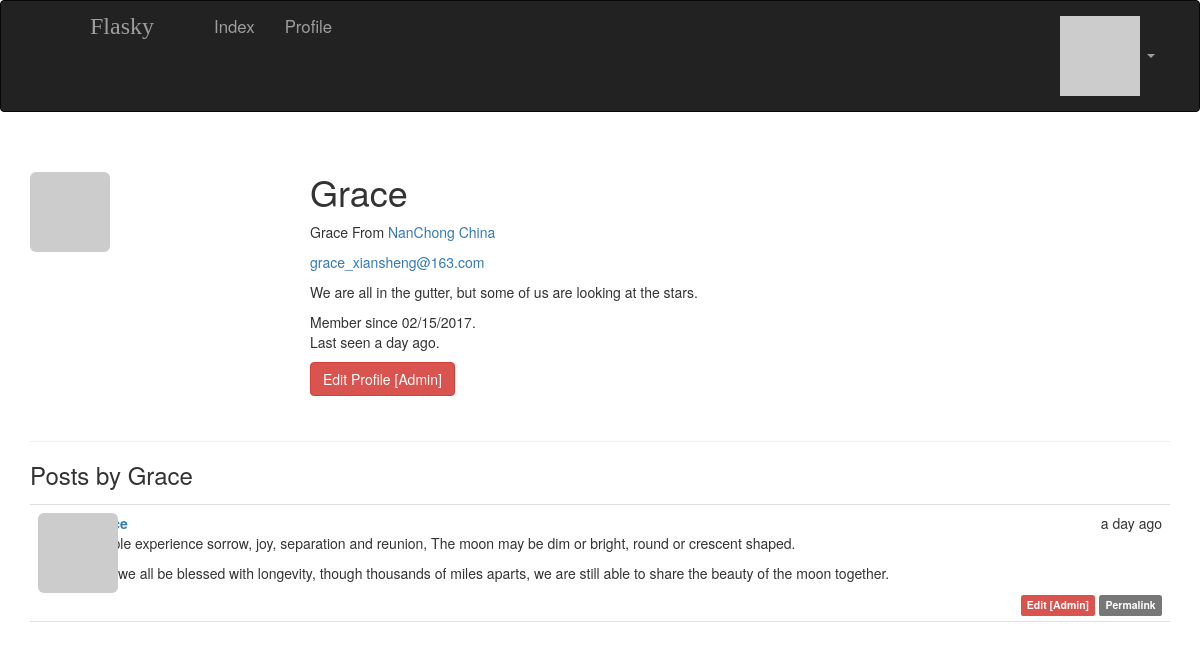
Screenshot of /user/Grace (signed in) with the database file from the repository.
### app/models.py (models this page shows, shortened)
class User(UserMixin, db.Model):
    __tablename__ = 'users'
    id = db.Column(db.Integer, primary_key=True)
    username = db.Column(db.String(64), unique=True, index=True)
    role_id = db.Column(db.Integer, db.ForeignKey('roles.id'))
    password_hash = db.Column(db.String(128))#密码散列
    email = db.Column(db.String(64), unique=True, index=True)#用户使用电子邮件登录
    name = db.Column(db.String(64))
    location = db.Column(db.String(64))
    about_me = db.Column(db.Text())#Text与String的区别就是不需要指定最大长度
    member_since = db.Column(db.DateTime(), default=datetime.utcnow)
    last_seen = db.Column(db.DateTime(), default=datetime.utcnow)
    avatar_hash = db.Column(db.String(32))
    posts = db.relationship('Post', backref='author', lazy='dynamic')
    @property
    def password(self):
        raise AttributeError('password is not a readable attribute')
    def can(self, permissions):
        return self.role is not None and (self.role.permissions & permissions) == permissions
    def is_administrator(self):
        return self.can(Permission.ADMINISTER)
    def ping(self):
        self.last_seen = datetime.utcnow()
        db.session.add(self)
    def gravatar(self, size=100, default='identicon', rating='g'):
        if request.is_secure:
            url = 'https://secure.gravatar.com/avatar'
        else:
            url = 'http://secure.gravatar.com/avatar'
        hash = self.avatar_hash or hashlib.md5(self.email.encode('utf-8')).hexdigest()
        return '{url}/{hash}?s={size}&d={default}&r={rating}'.format(url=url, hash=hash, size=size, default=default, rating=rating)

class Post(db.Model):
    __tablename__ = 'posts'
    id = db.Column(db.Integer, primary_key=True)
    body = db.Column(db.Text)
    timestamp = db.Column(db.DateTime, index=True, default=datetime.utcnow)
    author_id = db.Column(db.Integer, db.ForeignKey('users.id'))
    body_html = db.Column(db.Text)#在Post模型中处理MarkDown文本

### app/main/views.py (the view)
@main.route('/user/<username>')
def user(username):
    user = User.query.filter_by(username=username).first_or_404()
    posts = user.posts.order_by(Post.timestamp.desc()).all()
    return render_template('user.html', user=user, posts=posts)

### app/auth/views.py (called while the page is built)
@auth.before_app_request
def before_request():
    if current_user.is_authenticated:
        current_user.ping()

### app/main/__init__.py (called while the page is built)
@main.app_context_processor
def inject_permissions():
    return dict(Permission=Permission)

### app/models.py (called while the page is built)
@login_manager.user_loader#加载用户回调函数
def load_user(user_id):
    return User.query.get(int(user_id))

### app/templates/user.html (shortened to what this page needs)
{% extends "base.html" %}
{% import "_macros.html" as macros %}
{% block page_content %}
<div class="page-header">
    <img alt="头像" class="img-rounded profile-thumbnail" src="{{ user.gravatar(size=256) }}">
    <div class="profile-header">
    <h1>{{ user.username }}</h1>
    {% if user.name or user.location %}
        <p>
            {% if user.name %}
                {{ user.name }}
            {% endif %}
            {% if user.location %}
                From <a href="http://maps.google.com/?q={{ user.location }}" target="_blank">
                    {{ user.location }}
                    </a>
            {% endif %}
        </p>
    {% endif %}
    {% if current_user.is_administrator() %}
        <p>
            <a href="mailto:{{ user.email }}">{{ user.email }}</a>
        </p>
    {% endif %}
    {% if user.about_me %}
        <p>{{ user.about_me }}</p>
    {% endif %}
    <p>
        Member since {{ moment(user.member_since).format('L') }}.<br>
        Last seen {{ moment(user.last_seen).fromNow() }}.
    </p>
    <p>
        {% if current_user.is_administrator() %}
            <a class="btn btn-danger" href="{{ url_for('.edit_profile_admin', id=user.id) }}">
                Edit Profile [Admin]
            </a>
        {% endif %}
    </p>
    </div>
</div>
<h3>Posts by {{ user.username }}</h3>
    {% include '_posts.html' %}
{% endblock %}

### app/templates/_posts.html (shortened to what this page needs)
<ul class="posts">
    {% for post in posts %}
        <li class="post">
            <div class="post-thumbnail">
                <a href="{{ url_for('.user', username=post.author.username) }}">
                    <img class="img-rounded profile-thumbnail" src="{{ post.author.gravatar(size=40) }}">
                </a>
            </div>
            <div class="post-content">
                <div class="post-date">{{ moment(post.timestamp).fromNow() }}</div>
                <div class="post-author">
                <a href="{{ url_for('.user', username=post.author.username) }}">
                </a>
                </div>
                <div class="post-body">
                {% if post.body_html %}
                    {{ post.body_html | safe  }}
                {% else %}
                    {{ post.body }}
                {% endif %}
                </div>
                <div class="post-footer">
                    {% if current_user == post.author %}
                        <a href="{{ url_for('.edit', id=post.id) }}">
                            <span class="label label-primary">Edit</span>
                        </a>
                    {% elif current_user.is_administrator() %}
                        <a href="{{ url_for('.edit', id=post.id) }}">
                            <span class="label label-danger">Edit [Admin]</span>
                        </a>
                    {% endif %}
                        <a href="{{ url_for('.post', id=post.id) }}">
                        <span class="label label-default">Permalink</span>
                        </a>
                </div>
            </div>
        </li>
    {% endfor %}
</ul>

### app/static/styles.css (style rules this page uses)
.profile-thumbnail { position: absolute; }
.profile-header { min-height: 260px; margin-left: 280px; }
ul.posts { list-style-type: none; padding: 0px; margin: 16px 0px 0px 0px; border-top: 1px solid #e0e0e0; }
ul.posts li.post { padding: 8px; border-bottom: 1px solid #e0e0e0; }
div.post-date { float: right; }
div.post-author { font-weight: bold; margin-left: 50px; }
div.post-thumbnail { position: absolute; }
div.post-body { margin-left: 50px; min-height: 48px; }
div.post-footer { text-align: right; }

### rows the page displays
User: username "Grace", name "Grace", location "NanChong China", email "grace_xiansheng@163.com", about_me "We are all in the gutter, but some of us are looking at the stars.", member_since "02/15/2017", last_seen "a day ago"
Post: timestamp "a day ago", body_html "People experience sorrow, joy, separation and reunion, The moon may be dim or bright, round or crescent shaped. May we all be blessed with longevity, though thousands of miles aparts, we are still able to share the beauty of the moon together."
